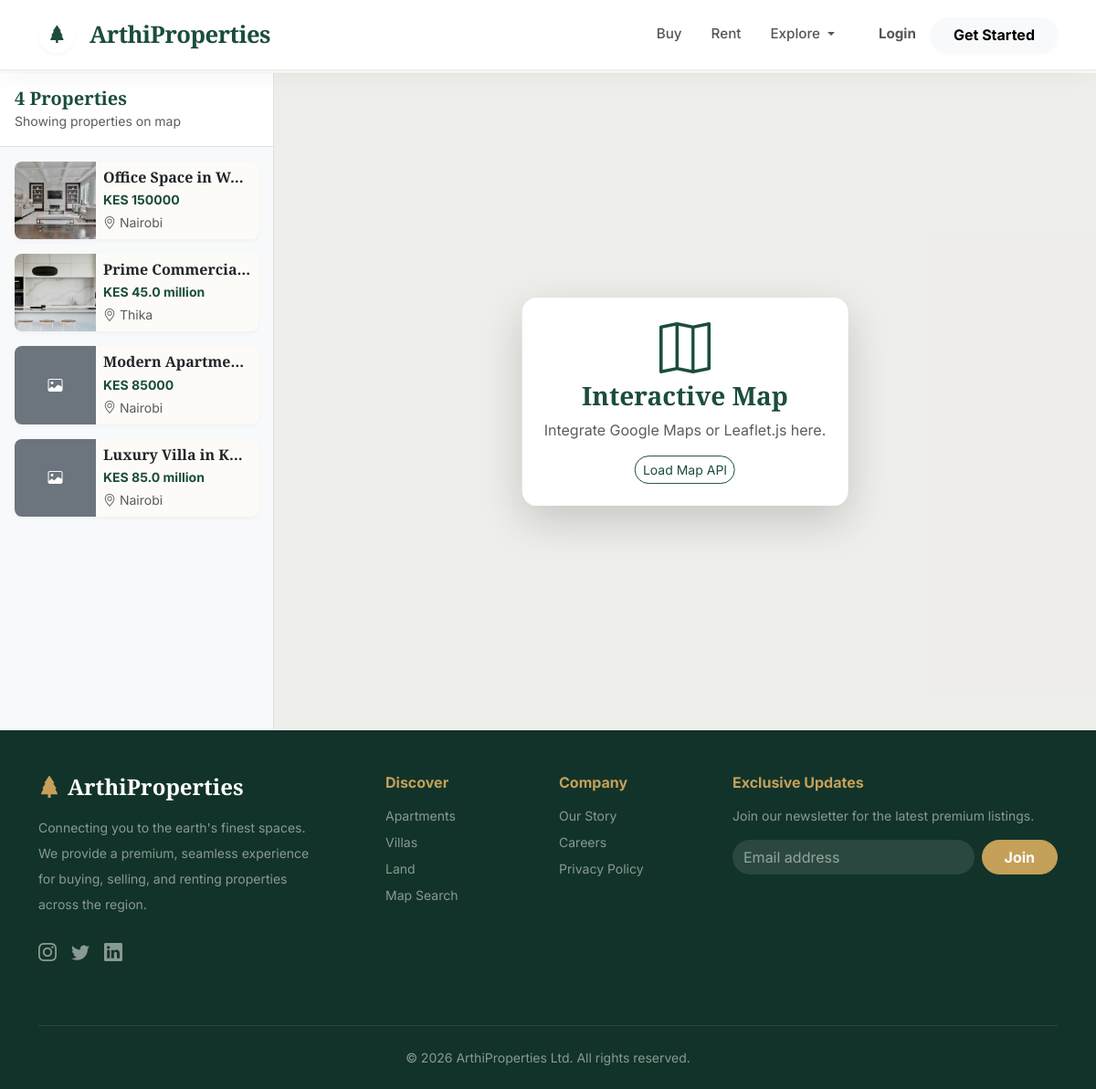
Screenshot of /map/ with the database file from the repository.
### listings/models.py (models this page shows, shortened)
class Property(TimeStampedModel):
    PROPERTY_TYPES = [
        ('apartment', 'Apartment'), ('house', 'House'), ('villa', 'Villa'),
        ('commercial', 'Commercial'), ('land', 'Land'), ('commercial_land', 'Commercial Land'),
        ('bungalow', 'Bungalow'), ('office', 'Office Space'),
    ]
    STATUS_CHOICES = [
        ('available', 'Available'), ('rented', 'Rented'),
        ('sold', 'Sold'), ('pending', 'Pending'),
    ]
    LISTING_TYPE = [
        ('sale', 'For Sale'), ('rent', 'For Rent'), ('lease', 'For Lease'),
    ]
    title = models.CharField(max_length=200)
    description = models.TextField()
    property_type = models.CharField(max_length=50, choices=PROPERTY_TYPES)
    listing_type = models.CharField(max_length=10, choices=LISTING_TYPE, default='sale') # Fixed
    status = models.CharField(max_length=20, choices=STATUS_CHOICES, default='available')
    price = models.DecimalField(max_digits=12, decimal_places=2)
    currency = models.CharField(max_length=3, default='KES')
    price_negotiable = models.BooleanField(default=False)
    address = models.CharField(max_length=300)
    city = models.CharField(max_length=100, db_index=True)
    state = models.CharField(max_length=100)
    country = models.CharField(max_length=100, default='Kenya')
    zipcode = models.CharField(max_length=20, blank=True, null=True) # Fixed
    latitude = models.DecimalField(max_digits=9, decimal_places=6, blank=True, null=True)
    longitude = models.DecimalField(max_digits=9, decimal_places=6, blank=True, null=True)
    bedrooms = models.IntegerField(blank=True, null=True)
    bathrooms = models.DecimalField(max_digits=3, decimal_places=1, blank=True, null=True)
    area_sqft = models.DecimalField(max_digits=10, decimal_places=2, blank=True, null=True)
    year_built = models.IntegerField(blank=True, null=True)
    land_size_acres = models.DecimalField(max_digits=10, decimal_places=4, blank=True, null=True)
    zoning_type = models.CharField(max_length=100, blank=True, null=True) # Fixed
    has_parking = models.BooleanField(default=False)
    parking_spaces = models.IntegerField(default=0) # Fixed
    has_swimming_pool = models.BooleanField(default=False)
    has_garden = models.BooleanField(default=False)
    has_security = models.BooleanField(default=False)
    has_elevator = models.BooleanField(default=False) # Fixed
    has_gym = models.BooleanField(default=False) # Fixed
    has_air_conditioning = models.BooleanField(default=False) # Fixed
    has_road_access = models.BooleanField(default=False) # Fixed
    has_electricity = models.BooleanField(default=False) # Fixed
    has_water_connection = models.BooleanField(default=False) # Fixed
    is_waterfront = models.BooleanField(default=False) # Fixed
    owner = models.ForeignKey(User, on_delete=models.CASCADE, related_name='owned_properties')
    agent = models.ForeignKey('booking.Agent', on_delete=models.SET_NULL, null=True, blank=True)
    class Meta:
        ordering = ['-created_at']
        verbose_name_plural = "Properties"

class PropertyImage(TimeStampedModel):
    property = models.ForeignKey(Property, on_delete=models.CASCADE, related_name='images')
    image = models.ImageField(upload_to='properties/%Y/%m/%d/')
    is_primary = models.BooleanField(default=False)
    caption = models.CharField(max_length=200, blank=True)
    image_type = models.CharField(max_length=50, default='exterior')

### listings/views.py (the view)
# urls.py: path('map/', views.property_map_search, name='property_map_search'),
def property_map_search(request):
    properties = Property.objects.filter(status='available')
    return render(request, 'properties/property_map_search.html', {'properties': properties})

### listings/templates/properties/property_map_search.html (shortened to what this page needs)
{% extends 'properties/base.html' %}
{% load static humanize %}
{% block content %}
<div class="container-fluid p-0">
    <div class="row g-0">
        <div class="col-lg-4 col-xl-3 bg-light property-scroll border-end">
            <div class="p-3 border-bottom bg-white sticky-top">
                <h5 class="fw-bold mb-0 font-heading">
                    {{ properties.count }} Properties
                </h5>
                <small class="text-muted">Showing properties on map</small>
            </div>
            <div class="p-3">
                {% for property in properties %}
                <div class="card border-0 shadow-sm mb-3 rounded-3 overflow-hidden">
                    <div class="row g-0">
                        <div class="col-4">
                            {% if property.images.first %}
                                <img src="{{ property.images.first.image.url }}" class="h-100 w-100 object-fit-cover" alt="...">
                            {% else %}
                                <div class="bg-secondary h-100 w-100 d-flex align-items-center justify-content-center text-white"><i class="bi bi-image"></i></div>
                            {% endif %}
                        </div>
                        <div class="col-8">
                            <div class="card-body p-2">
                                <h6 class="card-title fw-bold text-truncate mb-1">{{ property.title }}</h6>
                                <p class="card-text text-primary fw-bold mb-1 small">{{ property.currency }} {{ property.price|intword }}</p>
                                <p class="card-text small text-muted text-truncate mb-0"><i class="bi bi-geo-alt"></i> {{ property.city }}</p>
                            </div>
                        </div>
                    </div>
                </div>
                {% endfor %}
            </div>
        </div>
        <div class="col-lg-8 col-xl-9 map-container position-relative bg-secondary bg-opacity-10">
            <div class="position-absolute top-50 start-50 translate-middle text-center">
                <div class="bg-white p-4 rounded-4 shadow-lg">
                    <i class="bi bi-map display-4 text-primary mb-3"></i>
                    <h3 class="fw-bold">Interactive Map</h3>
                    <p class="text-muted mb-3">Integrate Google Maps or Leaflet.js here.</p>
                    <button class="btn btn-outline-primary rounded-pill btn-sm">Load Map API</button>
                </div>
            </div>
        </div>
    </div>
</div>
{% endblock %}

### listings/templates/properties/base.html (style rules this page uses)
:root { --brand-primary: #1B4D3E; --brand-primary-rgb: 27, 77, 62; --brand-secondary: #C5A059; --brand-dark: #1a1a1a; --brand-light: #FDFBF7; --font-heading: 'Playfair Display', serif; --font-body: 'Inter', sans-serif; --bs-primary: var(--brand-primary); --bs-primary-rgb: var(--brand-primary-rgb); --bs-body-bg: var(--brand-light); --bs-body-font-family: var(--font-body); }
body { color: #444; padding-top: 80px; }
h1, h2, h3, h4, h5, h6, .navbar-brand, .display-1, .display-2, .display-3, .display-4 { font-family: var(--font-heading); color: var(--brand-primary); }
.btn-outline-primary { color: var(--brand-primary); border-color: var(--brand-primary); border-radius: 50px; }
.card { border-radius: 1rem; border: none; }
.shadow-sm { box-shadow: 0 .125rem .25rem rgba(0,0,0,.035) !important; }

### listings/templates/properties/property_map_search.html (style rules this page uses)
body { overflow-y: hidden; }
.map-container { height: calc(100vh - 80px); }
.property-scroll { height: calc(100vh - 80px); overflow-y: auto; }

### rows the page displays
Property: images.first.image (picture), title "Office Space in W…", currency "KES", price "150000", city "Nairobi"
Property: images.first.image (picture), title "Prime Commercia…", currency "KES", price "45.0 million", city "Thika"
Property: title "Modern Apartme…", currency "KES", price "85000", city "Nairobi"
Property: title "Luxury Villa in K…", currency "KES", price "85.0 million", city "Nairobi"

### other values shown
{{ properties.count }} "4"
